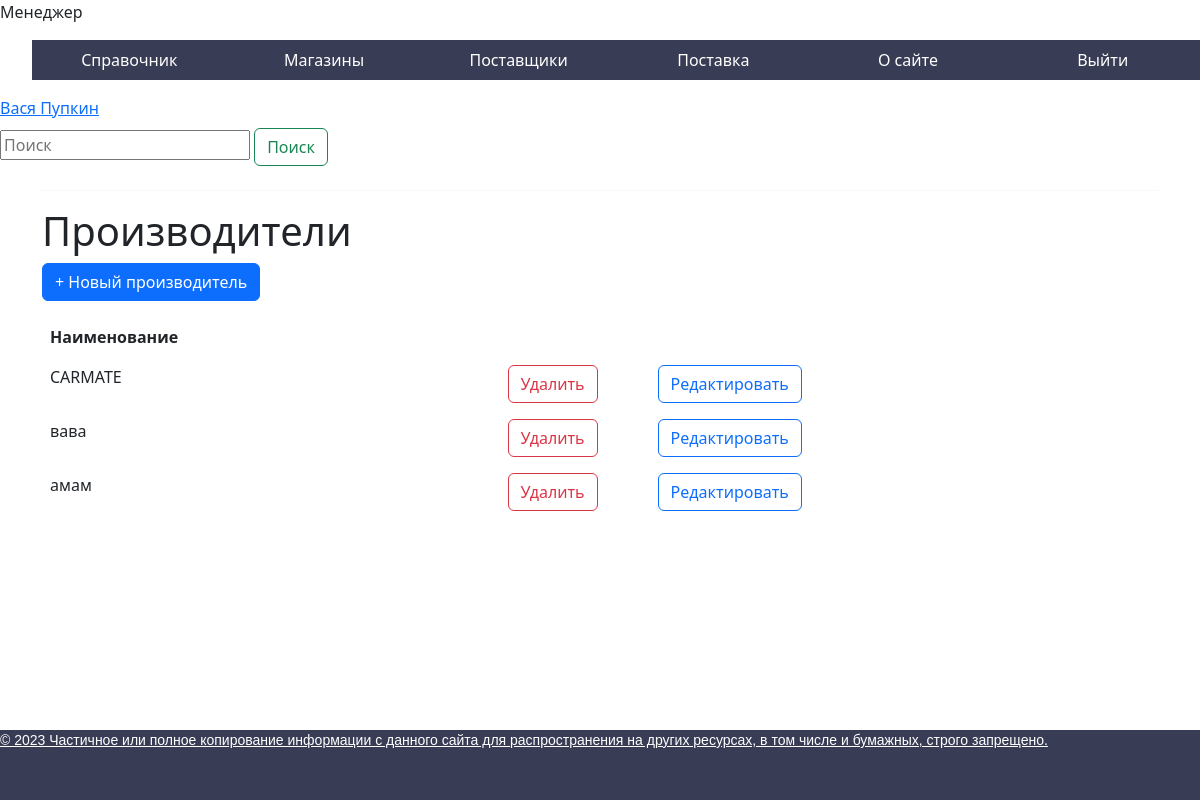
The page /manager/manufacturers/ (signed in) on the database its author committed.
### autodocapp/models.py (models this page shows)
class CustomUser(AbstractUser):
    ROLES = (
        ('administrator', "Администратор"),
        ('manager', "Менеджер"),
        ('storekeeper', "Кладовщик"),
        ('salesman', "Продавец"),
        ('director', "Директор")
    )
    surname = models.CharField(max_length=30, verbose_name='Фамилия')
    last_name = models.CharField(max_length=30, verbose_name='Отчество')
    birth_date = models.DateField(verbose_name='Дата рождения', null=True)
    photo = models.ImageField(upload_to="photos/%Y/%m/%d/", verbose_name='Фотография')
    role = models.CharField(default='salesman', max_length=50, choices=ROLES, verbose_name='Роль')

class Manufacturers (models.Model):
    manufacturer = models.CharField(max_length=50, verbose_name='Производитель')

### autodocapp/views/manager/manufacturers.py (the view)
def PrintManufacturers(request):
    if request.user.is_authenticated:  # Checking on authorization in system
        role = CheckRole(request)
        mufacturers = Manufacturers.objects.all()
        return render(request, 'autodocapp/mufacturers.html', {'role': role, 'title': 'Производители', 'mufacturers': mufacturers})
    else:
        return redirect('authorization')

### autodocapp/views/__init__.py (called while the page is built)
def CheckRole(request):
    user = request.user
    role = dict(CustomUser.ROLES).get(user.role)
    return role

### autodocapp/templates/autodocapp/mufacturers.html (shortened to what this page needs)
{% extends 'autodocapp/base.html' %}
{% block content %}
<div class="">
    <form class="form-inline my-2 my-lg-0" action="{% url 'search_manufacturer' %}" method="get">
        <input class="search" type="search" placeholder="Поиск" aria-label="Поиск" name="q">
        <button class="btn btn-outline-success my-2 my-sm" type="submit">Поиск</button>
    </form>
</div>
<div class="container">
    <div class="col-md-12 well">
        <hr style="border-top:1px dotted #ccc;"/>
        <h1 class="page-header">Производители</h1>
          <p>
            <button type="button" class="btn btn-primary js-create">
              + Новый производитель
            </button>
         </p>
        <table class="table table-borderless table-hover" id="table">
            <thead>
              <tr>
                <th scope="col">Наименование</th>
              </tr>
            </thead>
            <tbody>
                {% for m in mufacturers %}
                <tr class="record">
                    <td>{{m.manufacturer}}</td>
                    <td style="width: 150px">
                        <a class="btn_delete_record btn-outline-danger" href="{% url 'delete_manufacturer' m.id %}"><button class="btn btn-outline-danger">Удалить</button></a>
                    </td>
                    <td>
                        <a class="BthEditManufacturer btn-outline-primary" href="{% url 'edit_manufacturer' m.id %}"><button class="btn btn-outline-primary">Редактировать</button></a>
                    </td>
                </tr>
                {% empty %}
                <tr>
                    <td colspan="8" class="text-center">Нет производителей</td>
                </tr>
                {% endfor %}
            </tbody>
        </table>
    </div>
</div>
{% endblock %}

### autodocapp/templates/autodocapp/base.html (shortened to what this page needs)
{% load static %}
<!DOCTYPE html>
<html lang="en">
<head>
    <link  href="{% static 'autodocapp/css/styles.css' %}" rel="stylesheet">
    <link  href="{% static 'bootstrap/css/bootstrap.min.css' %}" rel="stylesheet">
</head>
<body>
{% if role == 'Администратор' %}
    <p>Администратор</p>
    <ul class="menu">
        <li><a href="">Автозапчасти</a></li>
        <li><a href="">Автозапчасти в магазине</a></li>
        <li><a href="">О сайте</a></li>
        <li><a href="{% url 'logout' %}">Выйти</a></li>
    </ul>
{% elif role == 'Менеджер' %}
    <p>Менеджер</p>
    <ul class="menu">
        <li><a href="">Справочник</a>
        </li>
        <li><a href="{% url 'store_departments' %}">Магазины</a></li>
        <li><a href="{% url 'suppliers' %}">Поставщики</a></li>
        <li><a href="{% url 'supply' %}">Поставка</a></li>
        <li><a href="{% url 'about' %}">О сайте</a></li>
        <li><a href="{% url 'logout' %}">Выйти</a></li>
    </ul>
{% endif %}
<a href="">{{ user.first_name }} {{ user.surname }}</a>
{% block content %}
{% endblock %}
<div id="footer">
    <p>&copy; 2023 Частичное или полное копирование информации с данного сайта для распространения на других ресурсах, в том числе и бумажных, строго запрещено.</p>
</div>
</body>
</html>

### autodocapp/static/autodocapp/css/styles.css (style rules this page uses)
.menu { display: flex; }
.menu li { width: 200px; list-style: none; background: #383c54; position: relative; }
.menu a { color: #fff; text-decoration: none; display: block; text-align: center; padding: 0 10px; height: 40px; line-height: 40px; transition: all .5s; }
#footer { background: #383c54; color: #aaa; font-size: 14px; font-family: Verdana, Geneva, Arial, Helvetica; text-align: left; overflow: hidden; position:fixed; right:0; bottom:0; width:100%; height: 70px; }
#footer p { text-decoration: underline; color: #fff; }
.container { background-color: #FFFFFF; }
.search { width: 250px; }

### rows shown on the page
CustomUser: first_name "Вася", surname "Пупкин"
Manufacturers: manufacturer "CARMATE"
Manufacturers: manufacturer "вава"
Manufacturers: manufacturer "амам"
